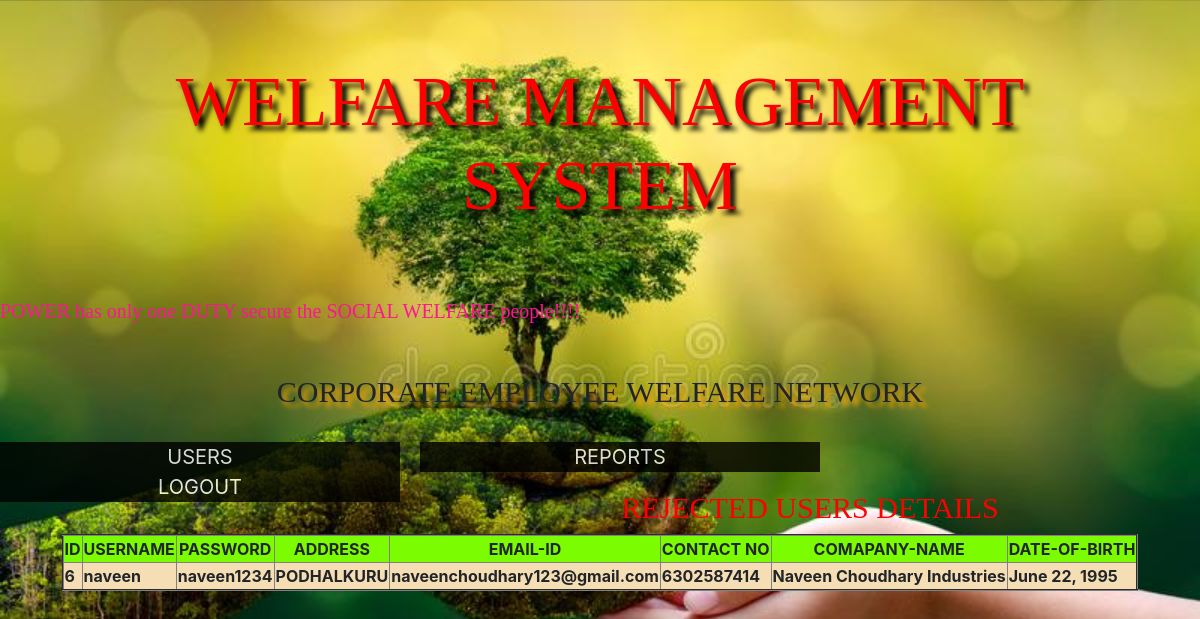
/rejected_users/ (signed in), run on the app's committed database.
### app/models.py (models this page shows)
class Userregistrationmodel(models.Model):
    username=models.CharField(max_length=20)
    password=models.CharField(max_length=20)
    address=models.CharField(max_length=40)
    email=models.EmailField()
    contactno=models.IntegerField(unique=True)
    companyname=models.CharField(max_length=20)
    date_of_birth=models.DateField()
    status=models.CharField(max_length=20,default=False)

### app/views.py (the view)
# urls.py: path('rejected_users/',views.rejected_users,name='rejected_users'),
def rejected_users(request):
    res=Userregistrationmodel.objects.filter(status='rejected')
    return render(request,"rejected_users.html",{"data":res})

### templates/rejected_users.html (shortened to what this page needs)
<!doctype html>
{% load static %}
<html lang="en">
  <head>
    <link rel="stylesheet" href="https://stackpath.bootstrapcdn.com/bootstrap/4.3.1/css/bootstrap.min.css">
<link rel="stylesheet" href="{% static 'css/apprvl.css' %}">
      <link rel="stylesheet" href="{% static 'css/adm 2.css' %}">
  </head>
  <body>
     <h1 style="font-family: Algerian;font-size: 70px;color: red;text-align: center;padding: 60px;text-shadow: 5px 5px 5px black">WELFARE MANAGEMENT SYSTEM</h1>
 <marquee><font style="font-family: 'Arial Black';color: deeppink;font-size: 20px"> POWER has only one DUTY secure the SOCIAL WELFARE people!!!!</font></marquee>
 <br>
 <br>
 <h2 style="font-family:'Arial Black';font-size: 30px;text-shadow: 5px 5px 5px orange;text-align: center">CORPORATE EMPLOYEE WELFARE NETWORK</h2>
 <br>
{% include 'admin_menu.html' %}
<br>
     <br>
     {% if request.session.status %}
     <h2 style="font-family: Algerian;font-size: 30px;color: red;text-align: center">REJECTED USERS DETAILS</h2>
     <table align="center" border="2">
         <tr style="background-color: lawngreen;text-align: center">
             <th style="text-align: center">ID</th>
             <th style="text-align: center">USERNAME</th>
             <th style="text-align: center">PASSWORD</th>
             <th style="text-align: center">ADDRESS</th>
             <th style="text-align: center">EMAIL-ID</th>
             <th style="text-align: center">CONTACT NO</th>
             <th style="text-align: center">COMAPANY-NAME</th>
             <th style="text-align: center">DATE-OF-BIRTH</th>
         </tr>
         {% for x in data %}
             <tr style="background-color: wheat">
             <th>{{ x.id }}</th>
             <th>{{ x.username }}</th>
             <th>{{ x.password }}</th>
             <th>{{ x.address }}</th>
             <th>{{ x.email }}</th>
             <th>{{ x.contactno }}</th>
             <th>{{ x.companyname }}</th>
             <th>{{ x.date_of_birth }}</th>
             </tr>
         {% endfor %}
     </table>
     {% else %}
       <h3 style="text-align: center;font-size: 20px;font-family: 'Agency FB';color: red">PLEASE DO LOGIN FIRST!!!!!!!!!!</h3>
    {% endif %}
  </body>
</html>

### app/static/css/apprvl.css (style rules this page uses)
body { background-image: url("../images/approval.jpg"); background-size: 100%; }

### data on the page
Userregistrationmodel: id "6", username "naveen", password "naveen1234", address "PODHALKURU", email "naveenchoudhary123@gmail.com", contactno "6302587414", companyname "Naveen Choudhary Industries", date_of_birth "June 22, 1995"
